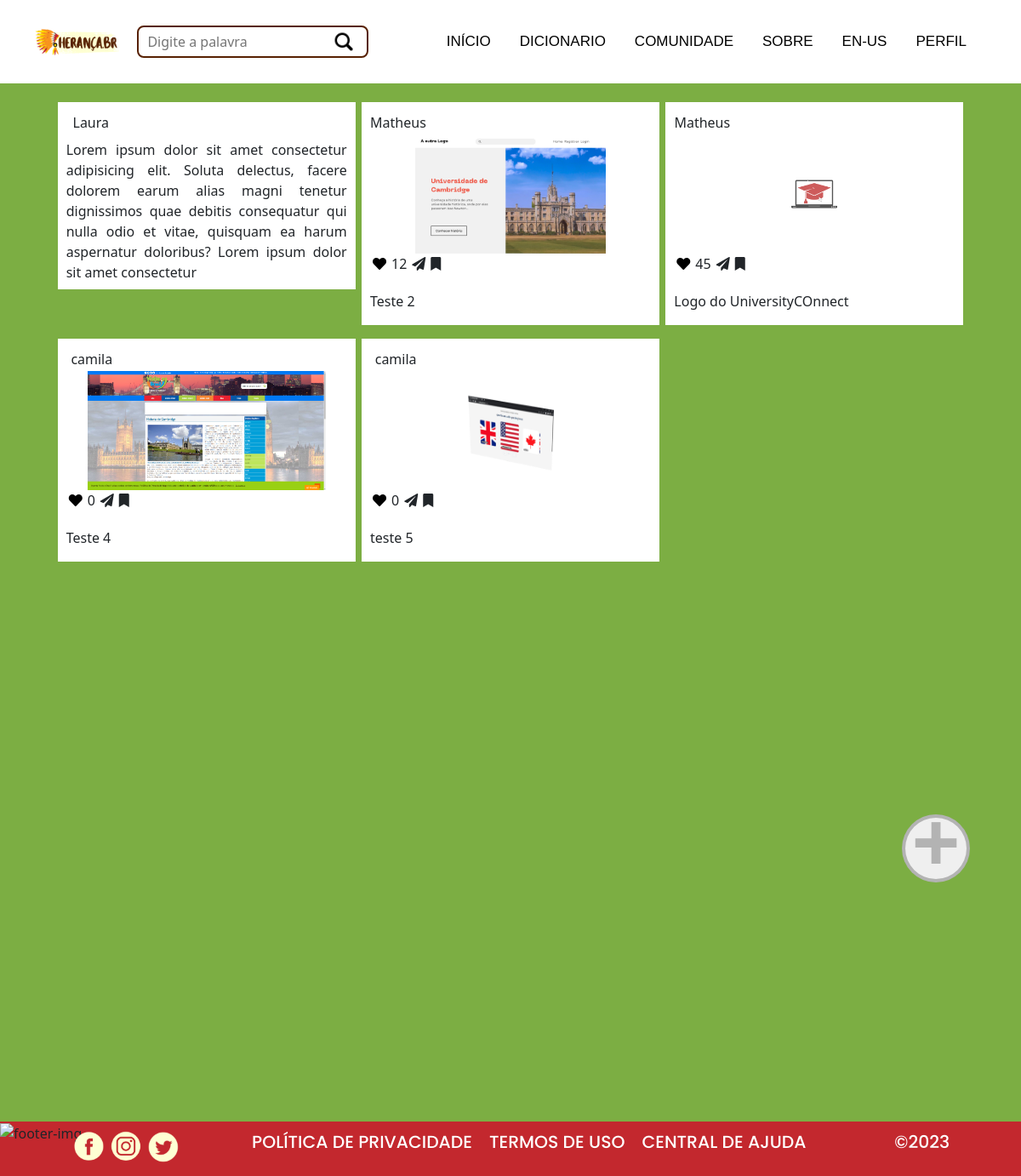
The app's page /community/ (signed in), older data.
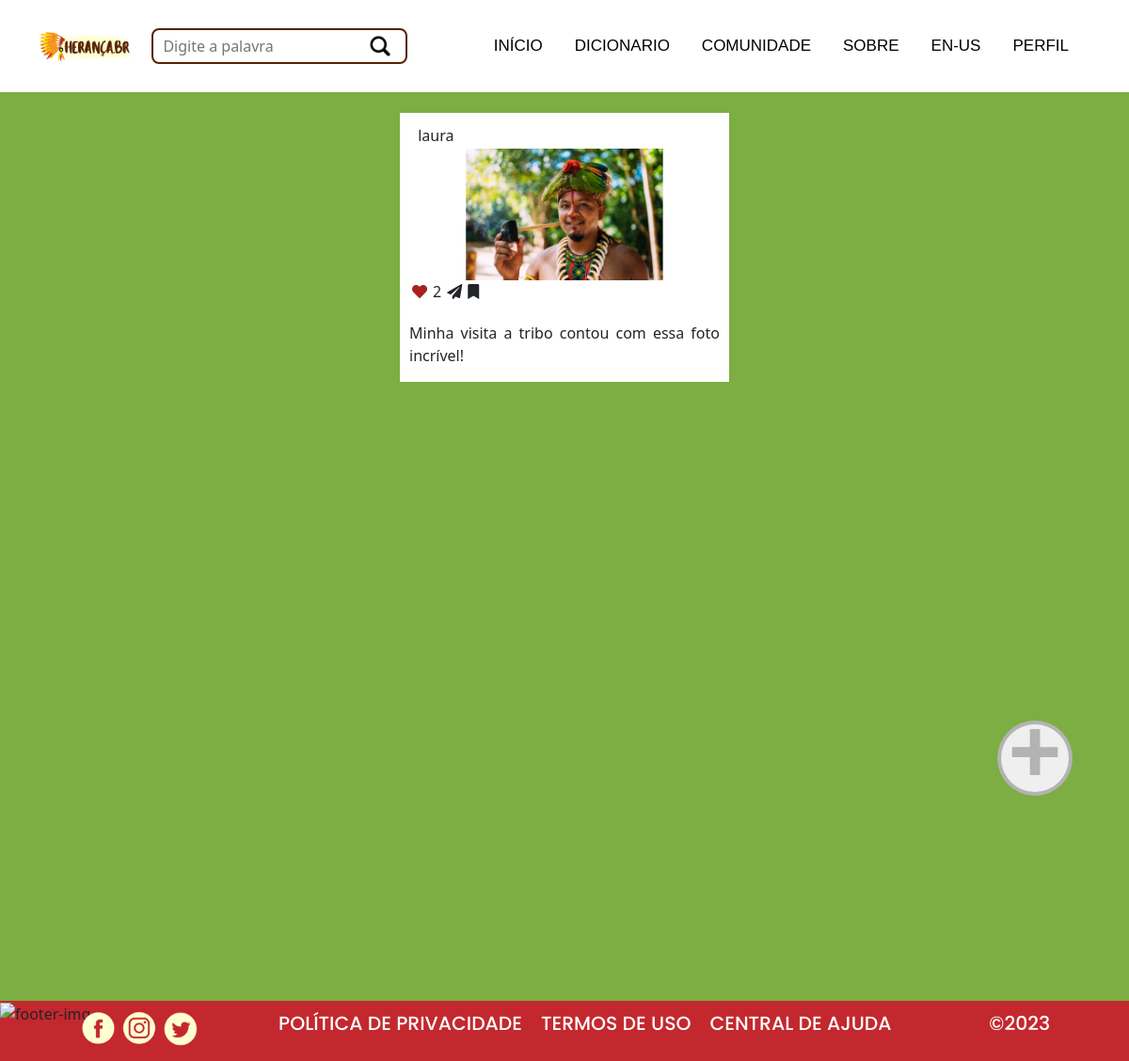
The same page, newer data.
### heranca/models.py (models this page shows, shortened)
class Post(models.Model):
    author = models.ForeignKey(User, on_delete=models.CASCADE)
    image = models.ImageField(upload_to='Posts/cover/%Y/%m/%d/', blank=True, null=True)
    description = models.CharField(max_length=255)
    is_public = models.BooleanField(default=True)
    likes_count = models.PositiveIntegerField(default=0)
    likes = models.ManyToManyField(User, related_name='liked_posts', blank=True)
    is_liked = models.BooleanField(default=False)

### heranca/views.py (the view)
# urls.py: path('community/', views.community, name="community"),
@login_required(login_url=reverse_lazy('account_login'))
def community(request):
    if request.method == 'POST':
        form = NewPost(request.POST, request.FILES)
        if form.is_valid():
            post = form.save(commit=False)
            post.author = request.user
            post.is_public = True
            post.save()
            return redirect('community')
    else:
        form = NewPost()
    user = request.user
    posts = Post.objects.filter(is_public=True)
    liked_posts = {}
    for post in posts:
        liked_posts[post.id] = user.is_authenticated and post.likes.filter(id=user.id).exists()
    return render(request, 'heranca/pages/community.html', {
        'page_title': _("Community"),
        'posts': posts,
        'liked_posts': liked_posts,
        'form': form,
    })

### heranca/forms.py
class NewPost(forms.ModelForm):
    class Meta:
        model = Post
        fields = ['image', 'description']

### templates/heranca/pages/community.html (shortened to what this page needs)
{% extends "base_heranca.html" %}
{% load static %}
{% load i18n %}
{% block content %}
<main class="main-width ">
    <section class="community-posts">
        {% for post in posts %}
            <div class="{% if post.image %}post-with-img{% else %}post{% endif %}
            ">
                <div class="post-author">
                    <div class="post-author-name" >{{post.author}}</div>
                </div>
                {% if post.image %}
                    <div class="post-img">
                        <img src="{{post.image.url}} "alt="post-img">
                    </div>
                    <div class="post-media">
                        <div class="post-like" >
                            <form method="post" action="{% url 'like_post' post.id %}">
                                <button type="submit" class="like-button" data-post-id="{{ post.id }}">
                                    {% if post.is_liked %}
                                    <i class="liked-red fa fa-heart" aria-hidden="true"></i>
                                    {% else %}
                                    <i class="fa fa-heart" aria-hidden="true"></i>
                                    {% endif %}
                                </button>
                            </form>
                        </div>
                        <div class="post-like">
                            <span class="likes-count" id="likes-count-{{ post.id }}">
                                {{ post.likes_count }}</span>
                        </div>
                        <div class="post-share" ><i class="fa fa-paper-plane" aria-hidden="true"></i></div>
                        <div class="post-keep" ><i class="fa fa-bookmark" aria-hidden="true"></i></div>
                    </div>
                    <div class="post-description">
                        {{post.description}}
                    </div>
                {% else %}
                    <div class="post-description">
                        {{post.description}}
                    </div>
                    <div class="post-media">
                        <div class="post-like" >
                            <form method="post" action="{% url 'like_post' post.id %}">
                                <button type="submit" class="like-button" data-post-id="{{ post.id }}">
                                </button>
                            </form>
                        </div>
                        <div class="post-like">
                            <span class="likes-count" id="likes-count-{{ post.id }}">
                                {{ post.likes_count }}</span>
                        </div>
                        <div class="post-share" ></div>
                        <div class="post-keep" ></div>
                    </div>
                {% endif %}
            </div>
        {% endfor %}
    </section>
</main>
<button id="add-post" class="fixed-button">&plus;</button>
{% endblock content %}

### templates/base_heranca.html (shortened to what this page needs)
{% load static %}
{% load i18n %}
<!DOCTYPE html>
<html lang="pt-br">
<link rel="stylesheet" href="https://cdnjs.cloudflare.com/ajax/libs/font-awesome/5.15.3/css/all.min.css">
<link rel="stylesheet" href="https://cdnjs.cloudflare.com/ajax/libs/OwlCarousel2/2.3.4/assets/owl.carousel.min.css">
<link rel="stylesheet" href="https://cdnjs.cloudflare.com/ajax/libs/OwlCarousel2/2.3.4/assets/owl.theme.default.min.css">
<link href="https://cdn.jsdelivr.net/npm/bootstrap@5.2.3/dist/css/bootstrap.min.css" rel="stylesheet">
<head>
    <link rel="stylesheet" href="{% static './heranca/css/stylesmatheus.css' %}">
</head>
<body
>
    {% include './heranca/partials/header.html' %}
    {% if 'accounts' in request.path and 'accounts/profile' not in request.path%}
        {% block content_auth %}
        {% csrf_token %}
        {% endblock content_auth %}
    {% else %}
        {% block content %}{% endblock content %}
    {% endif %}
    {% include './heranca/partials/footer.html' %}
</body>
</html>

### templates/heranca/partials/sidebar.html (shortened to what this page needs)
{% load static %}
{% load i18n %}

### templates/heranca/partials/header.html (shortened to what this page needs)
{% load static %}
{% load i18n %}
{% if quiz is None %}
<header>
    <img class="header-logo" src="{% static 'heranca/images/logo.png' %}" alt="logo">
    <form id="header-search-form" class="header-form" method="POST">
        <input class="header-search" name="header-search" type="text" placeholder="{% if search_placeholder_text %}{{search_placeholder_text}}
        {% else %}{% trans "Digite a palavra" %}
        {% endif %}"
        value="{{text_value}}">
        <button type="submit" class="search-icon-btn">
            <img class="search-icon" src="{% static 'heranca/images/lupa.png'%}" alt="lupa">
        </button>
    </form>
    <nav class="header-nav">
        <ul class="header-nav-ul">
            <li class="nav-li"><a class="nav-li-links" href="{% url 'index' %}">{% trans "INÍCIO" %}</a></li>
            <li class="nav-li"><a class="nav-li-links" href="{% url 'dict_indigenous' %}">{% trans "DICIONARIO" %}</a></li>
            <li class="nav-li"><a class="nav-li-links" href="{% url 'community' %}">{% trans "COMUNIDADE" %}</a></li>
            <li class="nav-li"><a class="nav-li-links"  href="{% url 'about' %}">
                {% if '/en/' in request.path  %}
                ABOUT
                {% else %}
                SOBRE
                {% endif %}
            </a></li>
            {% if 'en/' in request.path  %}
            <li class="nav-li"><a class="nav-li-links"  href="{% url 'set-language' 'pt-br' %}">{% trans "PT-BR" %}</a></li>
            {% else %}
            <li class="nav-li"><a class="nav-li-links"  href="{% url 'set-language' 'en' %}">{% trans "EN-US" %}</a></li>
            {% endif %}
            {% if user.is_authenticated and "accounts/profile/" in request.path %}
            <li class="nav-li"><a class="nav-li-links" href="{% url 'account_logout' %}" id="">{% trans "SAIR" %}</a></li>
            {% elif user.is_authenticated%}
            <li class="nav-li"><a class="nav-li-links" href="{% url 'profile_logged'  %}" id="">{% trans "PERFIL" %}</a></li>
            {% else %}
            <li class="nav-li"><a class="nav-li-links" href="{% url 'account_login' %}" id="menu-login">{% trans "ENTRAR" %}</a></li>
            {% endif %}
        </ul>
    </nav>
</header>
{% endif %}

### templates/heranca/partials/footer.html
{% load static %}
{% load i18n %}
<footer>
    <div class="footer-img">
        <img src="{% static 'heranca/images/footer-img.svg' %}" alt="footer-img">
    </div>
    <div class="footer-media">
        <div class="footer-media-social">
            <a href="https://www.facebook.com/profile.php?id=100093649415123&mibextid=ZbWKwL"  target="_blank" class="social-img"><img src="{% static 'heranca/images/facebook.png' %}" alt=""></a>
            <a href="https://instagram.com/ifheranca.br?igshid=MjEwN2IyYWYwYw==" target="_blank" class="social-img"><img src="{% static 'heranca/images/instagram.png' %}" alt=""></a>
            <a href="https://twitter.com/BrHeranca81461?t=X0hbDFXeKxIR_7zlz3URFA&s=08" target="_blank" class="social-img"><img src="{% static 'heranca/images/twitter.png' %}" alt=""></a>
        </div>
        <div class="footer-policy">
            <h2 class="footer-policy-text">{% trans "POLÍTICA DE PRIVACIDADE" %}</h2>
            <h2 class="footer-policy-text">{% trans "TERMOS DE USO" %}</h2>
            <h2 class="footer-policy-text">{% trans "CENTRAL DE AJUDA" %}</h2>
        </div>
        <div class="footer-copyright">
            <h2 class="footer-copyright-text">&copy;2023</h2>
        </div>
    </div>
</footer>

### base_static/heranca/css/stylesmatheus.css (style rules this page uses)
* { margin: 0px; padding: 0px; box-sizing: border-box; }
header { background-color: rgb(255, 255, 255); padding: 30px 40px; width: 100%; display: flex; align-items: center; justify-content: space-between; }
.header-logo { display: block; width: 100px; }
.search-icon-btn { background-color: transparent; border: none; position: relative; right: 40px; width: 28px; }
.search-icon { position: relative; right: 3px; width: 28px; }
.header-form { display: flex; align-items: center; width: 400px; }
.header-nav { height: 100%; font-family: ruda; }
.header-nav-ul { font-family: helvetica; display: flex; align-items: center; height: 100%; margin-bottom: 0 !important; }
.nav-li { list-style: none; }
.header-search { font-size: 16px; display: inline; margin: auto; width: 100%; height: 38px; border-radius: 8px; padding-left: 10px; border: 2px solid #572102; }
.nav-li > a { color: black !important; }
.nav-li-links { text-align: center; color: #602417; text-decoration: none; display: block; font-size: 17px; padding: 5px 10px; margin: 0 24px 0 0; }
@media (max-width:1235px) { .header-form { width: 300px !important; } }
@media (max-width:1235px) { .nav-li-links { margin: 0 14px 0 0 !important; } }
@media (max-width:1235px) { .footer-media { bottom: 16px !important; } }
@media (max-width:1235px) { .social-img, .social-img >img { width: 40px !important; } }
@media (max-width:1235px) { .footer-policy-text, .footer-copyright-text { font-size: 1.7vw !important; } }
footer { width: 100%; background-color: #C3282E; }
.footer-img { background-color: #C3282E; display: block; width: 100%; height: 100%; }
.footer-img > img { width: 100%; height: 100%; }
.footer-media { display: flex; justify-content: space-evenly; position: relative; bottom: 20px; width: 100%; }
.social-img, .social-img > img { width: 50px; border-radius: 50% !important; }
.footer-policy { display: flex; justify-content: space-evenly; align-items: center; text-align: center; }
.footer-policy-text { font-family: poppins; font-size: 20px; margin-right: 20px; color: white; }
.footer-copyright { display: flex; align-items: center; text-align: center; }
.footer-copyright-text { font-family: poppins; font-size: 20px; color: white; }
.main-width { margin: auto; min-width: 100px; max-width: 1100px; padding: 0 20px; }
#add-post { display: flex; align-items: center; justify-content: center; padding-bottom: 20px; border-radius: 50%; width: 80px; height: 80px; text-align: center; position: fixed; bottom: 25%; right: 60px; font-size: 100px; font-weight: 600; color: rgba(100, 100, 100, 0.431); border: 4px solid rgba(100, 100, 100, 0.431); }
.community-posts { display: grid; grid-template-columns: repeat(auto-fit, minmax(345px,1fr)); gap: 12px; justify-content: space-evenly; align-items: start; justify-items: center; padding: 20px 0; margin-bottom: 60%; }
.post-with-img { overflow-y: scroll; background-color: rgb(255, 255, 255); padding: 10px; width: 350px; margin: 2px; }
.post-author { width: 100%; padding: 2px 0; display: flex; justify-content: space-evenly; align-items: center; }
.post-img { display: flex; justify-content: center; align-items: center; overflow: hidden; width: 100%; height: 140px; }
.post-img img { height: 100%; }
.post-media { width: 100%; display: flex; justify-content: space-evenly; align-items: center; padding-bottom: 14px; }
.post-media > div { margin: 0 3px; }
.like-button { border: none; background-color: transparent; }
.post-description { margin: 6px 0; text-align: justify; width: 100%; }
.liked-red { color: #A82020 !important; }

Row changes from the older to the newer data that the page shows:
removed Post: author "Laura", description "Lorem ipsum dolor sit amet consectetur adipisicing elit. Soluta delectus, facere dolorem earum alias magni tenetur dignissimos quae debitis consequatur qui nulla odio et vitae, quisquam ea harum aspernatur doloribus? Lorem ipsum dolor sit amet consectetur"
removed Post: author "Matheus", image (picture), is_liked False (drawn), likes_count "12", description "Teste 2"
removed Post: author "Matheus", image (picture), is_liked False (drawn), likes_count "45", description "Logo do UniversityCOnnect"
removed Post: author "camila", image (picture), is_liked False (drawn), likes_count "0", description "Teste 4"
removed Post: author "camila", image (picture), is_liked False (drawn), likes_count "0", description "teste 5"
added Post: author "laura", image (picture), is_liked True (drawn), likes_count "2", description "Minha visita a tribo contou com essa foto incrível!"
